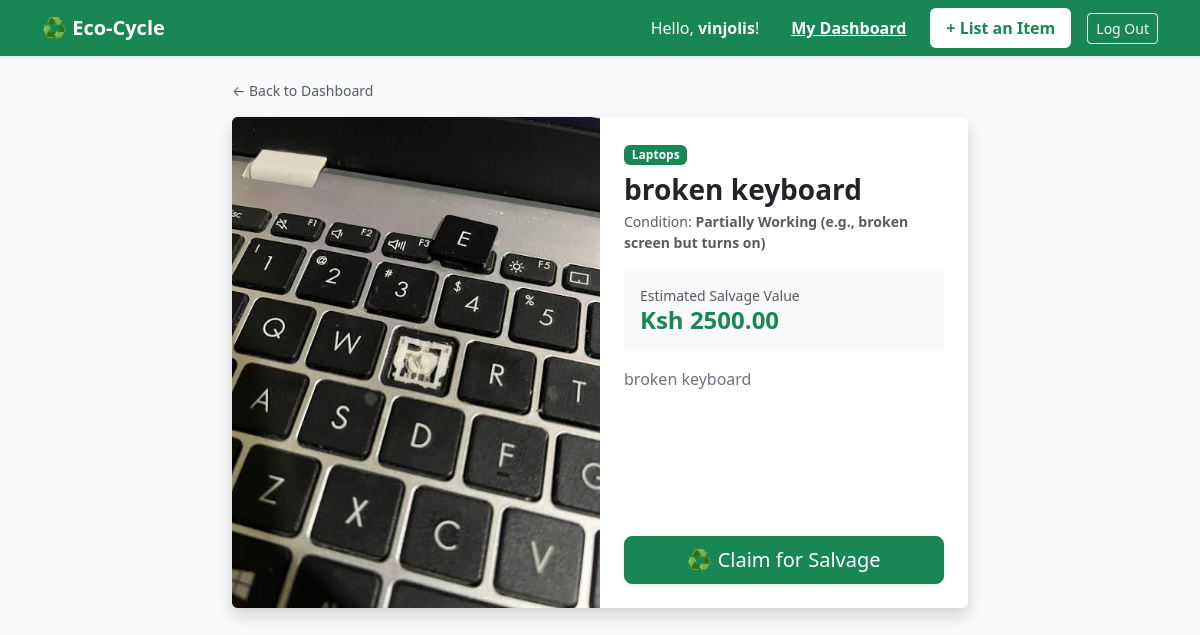
The page /marketplace/item/7/ (signed in) on the database its author committed.
### marketplace/models.py (models this page shows, shortened)
class Item(models.Model):
    CONDITION_CHOICES = (
        ('dead', 'Completely Dead / Won\'t Turn On'),
        ('partially_working', 'Partially Working (e.g., broken screen but turns on)'),
        ('working', 'Working but Obsolete'),
    )
    owner = models.ForeignKey(User, on_delete=models.CASCADE, related_name='listed_items')
    category = models.ForeignKey(Category, on_delete=models.SET_NULL, null=True)
    title = models.CharField(max_length=200, help_text="E.g., Broken HP EliteBook Screen")
    description = models.TextField(help_text="Detailed description of the damage and missing parts")
    condition = models.CharField(max_length=20, choices=CONDITION_CHOICES, default='dead')
    image = models.ImageField(upload_to='item_images/', blank=True, null=True)
    estimated_salvage_value = models.DecimalField(max_digits=10, decimal_places=2, null=True, blank=True)
    is_available = models.BooleanField(default=True)
    created_at = models.DateTimeField(auto_now_add=True)
    CONDITION_CHOICES = (
        ('dead', 'Completely Dead / Won\'t Turn On'),
        ('partially_working', 'Partially Working (e.g., broken screen but turns on)'),
        ('working', 'Working but Obsolete'),
    )
    owner = models.ForeignKey(User, on_delete=models.CASCADE, related_name='listed_items')
    category = models.ForeignKey(Category, on_delete=models.SET_NULL, null=True)
    title = models.CharField(max_length=200, help_text="E.g., Broken HP EliteBook Screen")
    description = models.TextField(help_text="Detailed description of the damage and missing parts")
    condition = models.CharField(max_length=20, choices=CONDITION_CHOICES, default='dead')
    estimated_salvage_value = models.DecimalField(max_digits=10, decimal_places=2, null=True, blank=True)
    is_available = models.BooleanField(default=True)
    created_at = models.DateTimeField(auto_now_add=True)
    claimed_by = models.ForeignKey(User, on_delete=models.SET_NULL, null=True, blank=True, related_name='claimed_items')

class Category(models.Model):
    name = models.CharField(max_length=100)
    base_salvage_rate = models.DecimalField(max_digits=10, decimal_places=2, help_text="Base value in KSH")
    class Meta:
        verbose_name_plural = "Categories"

### marketplace/views.py (the view)
# urls.py: path('item/<int:pk>/', views.item_detail, name='item_detail'),
@login_required
def item_detail(request, pk):
    item = get_object_or_404(Item, pk=pk)
    try:
        profile = request.user.userprofile
    except:
        profile = None
    return render(request, 'marketplace/item_detail.html', {'item': item, 'profile': profile})

### marketplace/Templates/marketplace/item_detail.html (shortened to what this page needs)
{% extends 'marketplace/base.html' %}
{% block content %}
<div class="row justify-content-center">
    <div class="col-md-10 col-lg-8">
        <a href="{% url 'dashboard' %}" class="text-muted text-decoration-none small d-block mb-3">&larr; Back to Dashboard</a>
        <div class="card shadow border-0 overflow-hidden">
            <div class="row g-0">
                <div class="col-md-6 bg-dark d-flex align-items-center" style="min-height: 300px;">
                    {% if item.image %}
                        <img src="{{ item.image.url }}" alt="{{ item.title }}" class="img-fluid">
                    {% else %}
                        <div class="text-white text-center w-100 py-5">
                            <span class="fs-4">No Image Uploaded</span>
                        </div>
                    {% endif %}
                </div>
                <div class="col-md-6">
                    <div class="card-body p-4 d-flex flex-column h-100 justify-content-between">
                        <div>
                            <span class="badge bg-success mb-2">{{ item.category.name }}</span>
                            <h3 class="card-title fw-bold text-dark mb-1">{{ item.title }}</h3>
                            <p class="text-muted small mb-3">Condition: <strong>{{ item.get_condition_display }}</strong></p>
                            <div class="bg-light p-3 rounded mb-3">
                                <span class="text-muted d-block small">Estimated Salvage Value</span>
                                <h4 class="text-success fw-bold m-0">Ksh {{ item.estimated_salvage_value }}</h4>
                            </div>
                            <p class="card-text text-secondary">{{ item.description }}</p>
                        </div>
                        <div class="mt-4">
                            {% if item.is_available %}
                                {% if profile.user_type == 'technician' %}
                                    <form method="POST" action="{% url 'claim_item' item.id %}">
                                        <button type="submit" class="btn btn-success btn-lg w-100 shadow-sm">♻️ Claim for Salvage</button>
                                    </form>
                                {% else %}
                                    <div class="alert alert-info py-2 m-0 text-center small">Listed and looking for a technician.</div>
                                {% endif %}
                            {% else %}
                                <button class="btn btn-secondary btn-lg w-100" disabled>❌ Already Claimed</button>
                            {% endif %}
                        </div>
                    </div>
                </div>
            </div>
        </div>
    </div>
</div>
{% endblock %}

### marketplace/Templates/marketplace/base.html (shortened to what this page needs)
<!DOCTYPE html>
<html lang="en">
<head>
    <link href="https://cdn.jsdelivr.net/npm/bootstrap@5.3.0/dist/css/bootstrap.min.css" rel="stylesheet">
</head>
<body class="bg-light">
    <nav class="navbar navbar-expand-lg navbar-dark bg-success mb-4 shadow-sm">
        <div class="container">
            <a class="navbar-brand fw-bold" href="{% url 'item_list' %}">♻️ Eco-Cycle</a>
            <div class="collapse navbar-collapse d-flex justify-content-end">
                <ul class="navbar-nav align-items-center">
                    {% if user.is_authenticated %}
                        <li class="nav-item me-3">
                            <span class="nav-link text-light">Hello, <strong>{{ user.username }}</strong>!</span>
                        </li>
                        <li class="nav-item me-3">
                            <a class="nav-link text-white fw-bold text-decoration-underline" href="{% url 'dashboard' %}">My Dashboard</a>
                        </li>
                        <li class="nav-item me-3">
                            <a class="nav-link text-success fw-bold bg-white rounded px-3" href="{% url 'add_item' %}">+ List an Item</a>
                        </li>
                        <li class="nav-item">
                            <form method="POST" action="{% url 'logout' %}" class="m-0">
                                <button type="submit" class="btn btn-outline-light btn-sm">Log Out</button>
                            </form>
                        </li>
                    {% endif %}
                </ul>
            </div>
        </div>
    </nav>
    <div class="container mb-5">
        {% block content %}
        {% endblock %}
    </div>
</body>
</html>

### rows shown on the page
Item: image (picture), category.name "Laptops", title "broken keyboard", condition "Partially Working (e.g., broken screen but turns on)", estimated_salvage_value "2500.00", description "broken keyboard"

### other values the page prints
{{ user.username }} "vinjolis"
